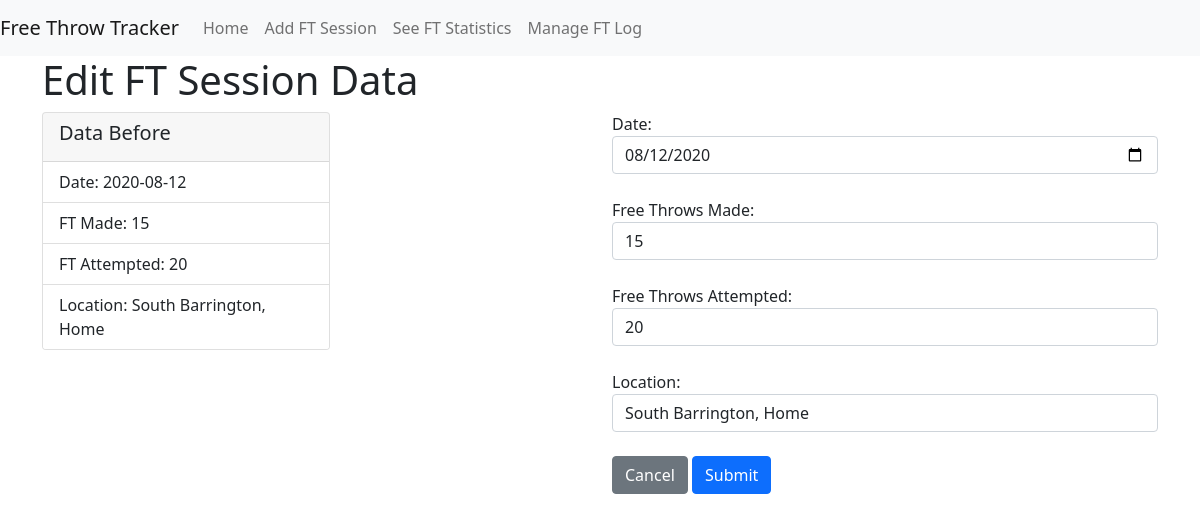
Screenshot of /edit/11 with the database file from the repository.
### tables this page shows
CREATE TABLE freethrowlog (
    id INTEGER PRIMARY KEY AUTOINCREMENT,
    sessionDate TEXT NOT NULL,
    ftMade INTEGER NOT NULL,
    ftAttempted INTEGER NOT NULL,
    locationName TEXT NOT NULL
    
);

### app.py (the view, shortened to what this page needs)
@app.route("/edit/<string:id>",methods=['POST','GET'])
def edit(id):
    if request.method == 'GET':
        conn = get_db_connection()
        cursor = conn.cursor()
        cursor.execute("SELECT * FROM freethrowlog WHERE ID=?", (id,))
        data = cursor.fetchall()
        cursor.close()
        conn.close()
        date = str(data[0]['sessionDate'])
        return render_template("edit.html", data=data, date=date)

### app.py (called while the page is built)
def get_db_connection():
    conn = sqlite3.connect('database.db')
    conn.row_factory = sqlite3.Row
    return conn

### templates/edit.html
{% extends 'base.html' %}
{% block content %}
    <div class="container">
        <div class="row">
            <h1>{% block title %} Edit FT Session Data {% endblock %}</h1>
            <div class="col">
                <div class="card" style="width: 18rem;">
                    <div class="card-header">
                        <h5>Data Before</h5>
                    </div>
                    <ul class="list-group list-group-flush">
                        <li class="list-group-item">Date: {{data[0]['sessionDate']}}</li>
                        <li class="list-group-item">FT Made: {{data[0]['ftmade']}}</li>
                        <li class="list-group-item">FT Attempted: {{data[0]['ftattempted']}}</li>
                        <li class="list-group-item">Location: {{ data[0]['locationName'] }}</li>
                    </ul>
                </div>
            </div>
            <div class="col">
                <form action="{{ url_for('edit', id=data[0]['id'])}}" method="post">
                    <div class="form-group col-sm-12">
                        <label for="date" >Date: </label>
                        <input type="date" class="form-control" id="date" name="date" value='{{data[0]["sessionDate"]}}'>
                    </div><br>
                    <div class="form-group col-sm-12">
                        <label for="ftmade">Free Throws Made: </label>
                        <input type="number" class="form-control" id="ftmade" name="ftmade" value='{{data[0]["ftmade"]}}'>
                    </div><br>
                    <div class="form-group col-sm-12">
                        <label for="ftmade">Free Throws Attempted: </label>
                        <input type="number" class="form-control" id="ftattempted" name="ftattempted" value='{{data[0]["ftattempted"]}}'>
                    </div><br>
                    <div class="form-group col-sm-12">
                        <label for="location">Location: </label>
                        <input type="text" class="form-control" id="location" name="location" value='{{data[0]["locationName"]}}'>
                    </div>
                    <br>
                    <a href='{{url_for("log")}}' class="btn btn-secondary" role="button">Cancel</a>
                    <button type="submit" class="btn btn-primary">Submit</button>
                </form>
            </div>
        </div>
    </div>
{% endblock %}

### rows the page displays
freethrowlog: sessionDate "2020-08-12", ftMade "15", ftAttempted "20", locationName "South Barrington, Home", date "08/12/2020", ftmade "15", ftattempted "20", location "South Barrington, Home"
